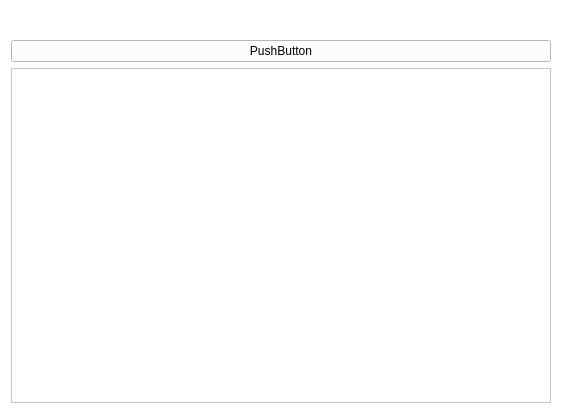
<?xml version="1.0" encoding="UTF-8"?>
<ui version="4.0">
 <class>MainWindow</class>
 <widget class="QMainWindow" name="MainWindow">
  <property name="geometry">
   <rect>
    <x>0</x>
    <y>0</y>
    <width>562</width>
    <height>414</height>
   </rect>
  </property>
  <property name="windowTitle">
   <string>MainWindow</string>
  </property>
  <property name="styleSheet">
   <string notr="true">background-color: rgb(255, 255, 255);</string>
  </property>
  <widget class="QWidget" name="centralWidget">
   <layout class="QVBoxLayout" name="verticalLayout">
    <item>
     <widget class="QtAddressBar" name="addressbar">
      <property name="minimumSize">
       <size>
        <width>0</width>
        <height>23</height>
       </size>
      </property>
      <property name="font">
       <font>
        <family>Microsoft YaHei UI</family>
        <pointsize>8</pointsize>
       </font>
      </property>
      <property name="styleSheet">
       <string notr="true">border:none;
</string>
      </property>
     </widget>
    </item>
    <item>
     <widget class="QPushButton" name="pushButton">
      <property name="text">
       <string>PushButton</string>
      </property>
     </widget>
    </item>
    <item>
     <widget class="QTableView" name="tableView"/>
    </item>
   </layout>
  </widget>
 </widget>
 <layoutdefault spacing="6" margin="11"/>
 <customwidgets>
  <customwidget>
   <class>QtAddressBar</class>
   <extends>QLineEdit</extends>
   <header>QtAddressBar.h</header>
  </customwidget>
 </customwidgets>
 <resources/>
 <connections/>
</ui>
